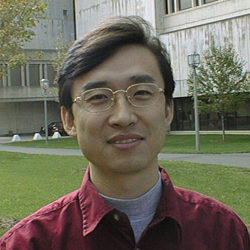
%> input picture IDPicture.bmp, 250 x 250 px
$ octave proj_1.m   (GNU Octave 9; MATLAB toolbox functions it lacks are replaced by stand-ins)
%> lines starting %> are read from the running program, lines starting %| are printed output that depends on the picture
### HistEq.m
function img1 = HistEq(img)

% first step
% count the total number of pixels associated with each pixel intensity
% frequency = Histogram(img)
frequency = zeros(1, 256);
for idx = 1:numel(img)
    element = img(idx);
    frequency(element+1) = frequency(element+1) + 1;
end

% second step
% calculate the prob of each pixel intensity in the image matrix
[row, col] = size(img);
img_size = row * col;

img1 = uint8(zeros(row, col));

probability = frequency/img_size;

% cumulative probability
cum_prob = cumsum(probability);

% CP * new range
range = 256;
new_CP = floor(cum_prob * range);

for i=1:row
    for j=1:col
        img1(i, j) = new_CP(img(i, j) + 1);
    end
end

### Histogram.m
function hist = Histogram(img)
hist = zeros(1, 256);
for idx = 1:numel(img)
    element = img(idx);
    hist(element+1) = hist(element+1) + 1;
end

### OtsuThreshold.m
% Otsu's Thresholding Algorithm
% Reference Video - Otsu-s Segmentation with Demo - Duration 1425
% https://www.youtube.com/watch?v=b4Hg2t_tmn4
% By: Gurpreet Singh

function threshold = OtsuThreshold(hist, size)
% minimize within-class variance
min_within_class_variance = 0;
min_within_class_variance_idx = 0;

for i=1:256
    % CLASS 1 in bi-modal histogram (Background)

    % sum of the frequencies
    X = hist(1:i);
    qt1 = sum(X);
    qtz = qt1/size;

    % mean class variance
    mean_t1 = 0;
    variance_t1 = 0;

    if (qt1 > 0)
        for j=1:i
            mean_t1 = mean_t1 + (j * hist(j));
        end

        mean_t1 = (mean_t1 / qt1);

        for j=1:i
            variance_t1 = variance_t1 + (((j - mean_t1).^2) * hist(j));
        end
        variance_t1 = (variance_t1 / qt1);
    end

    % CLASS 2 in bi-modal histogram (Foreground)
    X = hist(i:256);
    qt2 = sum(X);
    qtl = qt2/size;

    mean_t2 = 0;
	variance_t2 = 0;

    if (qt2 > 0)
        for j=i:256
            mean_t2 = mean_t2 + (j * hist(j));
        end
        mean_t2 = (mean_t2 / qt2);

        for j=i:256
            variance_t2 = variance_t2 + (((j - mean_t2).^2) * hist(j));
        end
        variance_t2 = (variance_t2 / qt2);
    end

    variance_w_t_sq = qtz * variance_t1 + qtl * variance_t2;

    if (i == 1)
        min_within_class_variance = variance_w_t_sq;
        min_within_class_variance_idx = i;
    end

    if (variance_w_t_sq < min_within_class_variance)
        min_within_class_variance = variance_w_t_sq;
        min_within_class_variance_idx = i;
    end

end


threshold = min_within_class_variance_idx;

### proj_1.m
%===================================================
% Computer Vision Programming Assignment 1
% @Zhigang Zhu, 2003-2009
% City College of New York
%===================================================

% ---------------- Step 1 ------------------------
% Read in an image, get information
% type help imread for more information

InputImage = 'IDPicture.bmp';
%OutputImage1 = 'IDPicture_bw.bmp';

C1 = imread(InputImage);
%> C1 is the input picture: size 250x250x3 uint8; mean R, G, B 110.8, 107.1, 91.7
[ROWS COLS CHANNELS] = size(C1);
%> ROWS = 250; COLS = 250; CHANNELS = 3

% ---------------- Step 2 ------------------------
% If you want to display the three separate bands
% with the color image in one window, here is
% what you need to do
% Basically you generate three "color" images
% using the three bands respectively
% and then use [] operator to concatenate the four images
% the orignal color, R band, G band and B band

% First, generate a blank image. Using "uinit8" will
% give you an image of 8 bits for each pixel in each channel
% Since the Matlab will generate everything as double by default
CR1 =uint8(zeros(ROWS, COLS, CHANNELS));

% Note how to put the Red band of the color image C1 into
% each band of the three-band grayscale image CR1
for band = 1 : CHANNELS,
    CR1(:,:,band) = (C1(:,:,1));
end

% Do the same thing for G
CG1 =uint8(zeros(ROWS, COLS, CHANNELS));
for band = 1 : CHANNELS,
    CG1(:,:,band) = (C1(:,:,2));
end

% and for B
CB1 =uint8(zeros(ROWS, COLS, CHANNELS));
for band = 1 : CHANNELS,
    CB1(:,:,band) = (C1(:,:,3));
end

% Whenever you use figure, you generate a new figure window
No1 = figure;  % Figure No. 1

%This is what I mean by concatenation
disimg = [C1, CR1;CG1, CB1];

% Then "image" will do the display for you!
image(disimg);

% ---------------- Step 3 ------------------------
% Now we can calculate its intensity image from
% the color image. Don't forget to use "uint8" to
% covert the double results to unsigned 8-bit integers

I1    = uint8(round(sum(C1,3)/3));

% You can definitely display the black-white (grayscale)
% image directly without turn it into a three-band thing,
% which is a waste of memeory space

No2 = figure;  % Figure No. 2
image(I1);

% If you just stop your program here, you will see a
% false color image since the system need a colormap to
% display a 8-bit image  correctly.
% The above display uses a default color map
% which is not correct. It is beautiful, though

% ---------------- Step 4 ------------------------
% So we need to generate a color map for the grayscale
% I think Matlab should have a function to do this,
% but I am going to do it myself anyway.

% Colormap is a 256 entry table, each index has three entries
% indicating the three color components of the index

MAP =zeros(256, 3);

% For a gray scale C[i] = (i, i, i)
% But Matlab use color value from 0 to 1
% so I scale 0-255 into 0-1 (and note
% that I do not use "unit8" for MAP

for i = 1 : 256,  % a comma means pause
    for band = 1:CHANNELS,
        MAP(i,band) = (i-1)/255;
    end
end

%call colormap to enfore the MAP
colormap(MAP);

% I forgot to mention one thing: the index of Matlab starts from
% 1 instead 0.

% Is it correct this time? Remember the color table is
% enforced for the current one, which is  the one we
% just displayed.

% You can test if I am right by try to display the
% intensity image again:

No3 = figure; % Figure No. 3
image(I1);


% See???
% You can actually check the color map using
% the edit menu of each figure window

% ---------------- Step 5 ------------------------
% Use imwrite save any image
% check out image formats supported by Matlab
% by typing "help imwrite
% imwrite(I1, OutputImage1, 'BMP');


% ---------------- Step 6 and ... ------------------------
% Students need to do the rest of the jobs from c to g.
% Write code and comments - turn it in both in hard copies and
% soft copies (electronically)

% ---------------------------------------------------------
% ---------------- PART 1C --------------------------------
% ---------------------------------------------------------

% Generate an intensity image I(x,y) and display it.
% You should use the equation
% I = 0.299R + 0.587G + 0.114B (the NTSC standard for luminance).

IntensityImage = (0.299 * CR1) + (0.587 * CG1) + (0.114 * CB1);
No4 = figure;
image(IntensityImage);
title('Intensity Image - I = 0.299R + 0.587G + 0.114B')

% ---------------------------------------------------------
% ---------------- PART 1D --------------------------------
% ---------------------------------------------------------

% Uniformly quantize this image into K levels ( with K=4, 16, 32, 64).
No5 = figure;
K = [4 16 32 64];

for i = 1:length(K)
    I_thres = IntensityImage;
    intervals = round(linspace(1,256,K(i)));
    for j = 1:length(intervals)-1
        I_thres(I_thres > intervals(j) & I_thres < intervals(j+1)) = intervals(j);
    end
    subplot(2, 2, i);
    image(I_thres);
    t = strcat('K = ', num2str(K(i)));
    title(t);
end


% ---------------------------------------------------------
% ---------------- PART 1E --------------------------------
% ---------------------------------------------------------

No6 = figure;
K = [2 4];

for i = 1:length(K)

    Org_image_a = C1;

    Rband = Org_image_a(:, :, 1);
    Gband = Org_image_a(:, :, 2);
    Bband = Org_image_a(:, :, 3);

    y = linspace(1, 256, K(i) + 1);
    intervals = round(linspace(0, 256, K(i)))

    for j = 1:numel(intervals)-1
        Rband(Rband > y(j) & Rband < y(j+1)) = intervals(j);
        Gband(Gband > y(j) & Gband < y(j+1)) = intervals(j);
        Bband(Bband > y(j) & Bband < y(j+1)) = intervals(j);
    end

    Org_image_a = cat(3, Rband, Gband, Bband);
    subplot(1, 2, i);
    image(Org_image_a);
    t = strcat('K = ', num2str(K(i)));
    title(t);
end
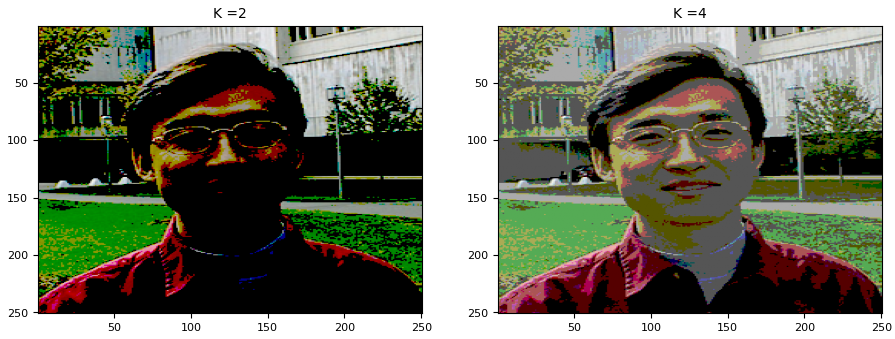
%> figure redrawn from the program's plot data, 2 panels

% ---------------------------------------------------------
% ---------------- PART 1F --------------------------------
% ---------------------------------------------------------

Org_image_1 = C1;

Rband_1_1 = Org_image_1(:, :, 1);
Gband_1_1 = Org_image_1(:, :, 2);
Bband_1_1 = Org_image_1(:, :, 3);

c = 0.15;

Rband_1_ = double(Rband_1_1);
Bband_1_ = double(Bband_1_1);
Gband_1_ = double(Gband_1_1);

Rband_1 = c.*log(1+Rband_1_);
Bband_1 = c.*log(1+Bband_1_);
Gband_1 = c.*log(1+Gband_1_);

Org_image_1 = cat(3, Rband_1, Gband_1, Bband_1);
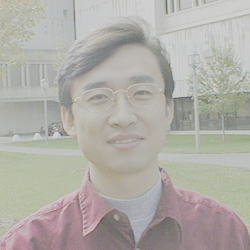
%> Org_image_1: size 250x250x3 double; mean R, G, B 0.691, 0.679, 0.656

figure

subplot(2, 4, 1);
imshow(C1);
title('Original Image');
subplot(2, 4, 2);
imshow(Org_image_1);
title('Log Transformation Applied');

subplot(2, 4, 3);
imshow(Rband_1_1);
title('Red Band Org');
subplot(2, 4, 4);
imshow(Rband_1);
title('Red Log Band');

subplot(2, 4, 5);
imshow(Gband_1_1);
title('Green Band Org');
subplot(2, 4, 6);
imshow(Gband_1);
title('Green Log Band');

subplot(2, 4, 7);
imshow(Bband_1_1);
title('Blue Band Org');
subplot(2, 4, 8);
imshow(Bband_1);
title('Blue Log Band');


% % ---------------------------------------------------------
% % ---------------- PART 2 --------------------------------
% % ---------------------------------------------------------

% Histogram Equalization
I = imread('IDpicture.bmp');
J = rgb2gray(I);
size(I)
%> ans = [250 250 3]
new_img = HistEq(J);
%> the loop in HistEq, `for idx = 1:numel(img)` made 62500 passes
%> element on passes 1 to 3: 139, 154, 133
%> after the loop in HistEq, `for idx = 1:numel(img)`: frequency = 256 values, max 730 at index 128, min 0 at index 1, mean 244.1
%> in HistEq, `probability = frequency/img_size;`: probability = 256 values, max 0.0117 at index 128, min 0 at index 1, mean 0.00391
%> in HistEq, `cum_prob = cumsum(probability);`: cum_prob = 256 values from 0 to 1
%> in HistEq, `new_CP = floor(cum_prob * range);`: new_CP = 256 values from 0 to 256
%> after the loop in HistEq, `for i=1:row`:
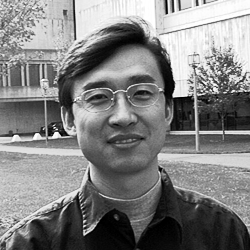
%> img1: size 250x250 uint8; min 0, max 255, mean 128.3
figure, image(I);
figure, image(new_img);
title('Histogram equalization');
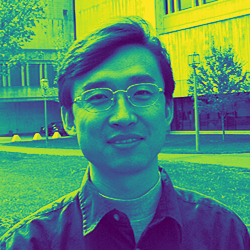
%> displayed picture: size 250x250x3, on the screen's scale of 0 to 255; mean R, G, B 83.9, 137.9, 109.6

% Histogram of the Equalized Image
No8 = figure;
img_hist = Histogram(new_img);
%> the loop in Histogram, `for idx = 1:numel(img)` made 62500 passes
%> element on passes 1 to 3: 200, 218, 189
%> after the loop in Histogram, `for idx = 1:numel(img)`: hist = 256 values, max 730 at index 175, min 0 at index 4, mean 244.1
%> img_hist has the same summary as hist in Histogram
x = linspace(1, 256, 256);
bar(x, img_hist, 'FaceColor', [0 .5 .5], 'EdgeColor', [0 .9 .9], 'LineWidth', 1.5);
set(gca,'XLim',[1 256]);
title('Histogram of the Original Image')
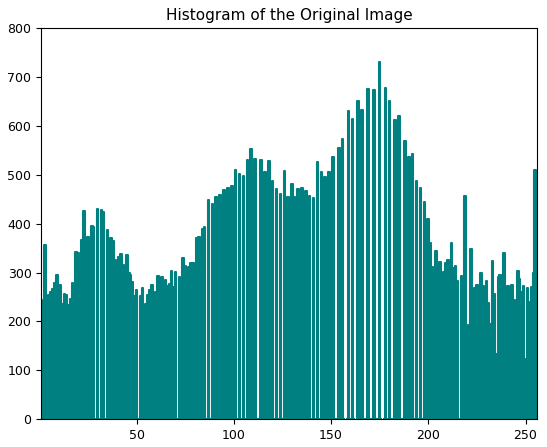
%> figure redrawn from the program's plot data; tallest bar 730 high, from x = 174.6 to 175.4

% Thresholding
No9 = figure;
Test_img = IntensityImage;
img_hist = Histogram(Test_img);
%> the loop in Histogram (call 2), `for idx = 1:numel(img)` made 187500 passes
%> element on passes 1 to 3: 140, 153, 133
%> img_hist = 256 values, max 2400 at index 128, min 0 at index 1, mean 732.4
[row, col] = size(IntensityImage);
%> row = 250; col = 750
img_size = row * col;
%> img_size = 187500
threshold = OtsuThreshold(img_hist, img_size);
%> the loop in OtsuThreshold, `for i=1:256` made 256 passes
%> (qt1, qtz, mean_t1, variance_t1, qt2, qtl, mean_t2) on passes 10 to 16: (9, 4.8e-05, 9.67, 0.222, 187497, 1, 107.5), (15, 8e-05, 10.2, 0.56, 187491, 1, 107.5), (27, 0.000144, 11, 1.11, 187485, 1, 107.5), (42, 0.000224, 11.71, 1.63, 187473, 1, 107.5), (75, 0.0004, 12.72, 2.2, 187458, 1, 107.5), (153, 0.000816, 13.88, 2.38, 187425, 1, 107.5), (249, 0.00133, 14.7, 2.52, 187347, 0.999, 107.6)
%> (qt1, qtz, mean_t1, variance_t1, qt2, qtl, mean_t2, variance_t2) on passes 17 to 22: (483, 0.00258, 15.81, 2.62, 187251, 0.999, 107.6, 2427.5), (708, 0.00378, 16.51, 2.83, 187017, 0.997, 107.7, 2420.2), (1041, 0.00555, 17.31, 3.27, 186792, 0.996, 107.8, 2413.4), (1554, 0.00829, 18.19, 3.8, 186459, 0.994, 108, 2403.6), (2307, 0.0123, 19.11, 4.29, 185946, 0.992, 108.2, 2388.8), (3135, 0.0167, 19.87, 4.78, 185193, 0.988, 108.6, 2367.5)
Test_img(Test_img > threshold) = 256;
Test_img(Test_img < threshold) = 0;
image(Test_img);
title('Otsu Threshold Applied');

%
% % ---------------------------------------------------------
% % ---------------- PART 3 --------------------------------
% % ---------------------------------------------------------
% %

% 1x2 operator

x12 = imread('IDpicture.bmp');
x12_gray = rgb2gray(x12);
x12_gray_d = double(x12_gray);
[x12_row, x12_col] = size(x12_gray_d);
x12_thres = 23;

for i=1:x12_col
    for j=1:x12_row
        if (i == 1 || j == 1 || i == x12_col || j == x12_row)
            x12_image(j, i) = 255;
        else
            sx = (-(x12_gray_d(j, i)) + x12_gray_d(j + 1, i));
            sy = (-(x12_gray_d(j, i)) + x12_gray_d(j, i + 1));
            yM = sqrt(sy.^2);
            xM = sqrt(sx.^2);

            M = sqrt(sx.^2 + sy.^2);

            x12grad(j, i) = M;

            if (M < x12_thres)
                x12_image(j, i) = 0;
            else
                x12_image(j, i) = 255;
            end

            if (yM > x12_thres)
                my_y_image_x12(j, i) = 0;
            else
                my_y_image_x12(j, i) = 255;
            end

            if (xM > x12_thres)
                my_x_image_x12(j, i) = 0;
            else
                my_x_image_x12(j, i) = 255;
            end
        end
    end
end
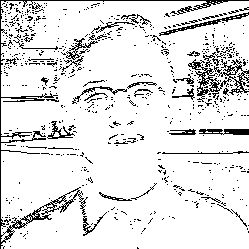
%> my_x_image_x12: size 249x249 double; 88.8% white; black in thin lines or dots
%> my_y_image_x12: size 249x249 double; 90% white; black in thin lines or dots
%> x12_image: size 250x250 double; 20.7% white in thin lines or dots

figure
subplot(2, 2, 1);
imshow(x12);
title('Original Image')
subplot(2, 2, 2);
imshow(my_y_image_x12);
title('horizontal gradients')
subplot(2, 2, 3);
imshow(my_x_image_x12);
title('vertical gradients')
subplot(2, 2, 4);
imshow(x12_image);
title('combined gradients')

figure,imshow(x12grad);
title('1x2 gradient');


% sobel operator

my_image = imread('IDpicture.bmp');
my_img = rgb2gray(my_image);
grad = my_img;
my_img = double(my_img);
[my_row, my_col] = size(my_img);
my_threshold = 107;

for i=1:my_col
    for j=1:my_row

        if (i == 1 || j == 1 || i == my_col || j == my_row)
            my_image_sobel(j, i) = 255;
            my_x_image_sobel(j, i) = 255;
            my_y_image_sobel(j, i) = 255;
        else
            sx = -(my_img(j - 1, i - 1) + 2 * my_img(j, i - 1) + my_img(j + 1, j - 1)) + my_img(j - 1, i + 1) + 2 * my_img(j, i + 1) + my_img(j + 1, i + 1);
            sy = -(my_img(j - 1, i - 1) + 2 * my_img(j - 1, i) + my_img(j - 1, i + 1)) + my_img(j + 1, i - 1) + 2 * my_img(j + 1, i) + my_img(j + 1, i + 1);
            M = sqrt(sx.^2 + sy.^2);
            yM = sqrt(sy.^2);
            xM = sqrt(sx.^2);

            grad(j, i) = M;

            if (M > my_threshold)
                my_image_sobel(j, i) = 0;
            else
                my_image_sobel(j, i) = 255;
            end

            if (yM > my_threshold)
                my_y_image_sobel(j, i) = 0;
            else
                my_y_image_sobel(j, i) = 255;
            end

            if (xM > my_threshold)
                my_x_image_sobel(j, i) = 0;
            else
                my_x_image_sobel(j, i) = 255;
            end
        end
    end
end
%> my_image_sobel: size 250x250 double; 73.8% white; black in thin lines or dots
%> my_x_image_sobel: size 250x250 double; 85.6% white; black in thin lines or dots
%> my_y_image_sobel: size 250x250 double; 87.6% white; black in thin lines or dots

figure
subplot(2, 2, 1);
imshow(my_image);
title('Original Image')
subplot(2, 2, 2);
imshow(my_y_image_sobel);
title('horizontal gradients')
subplot(2, 2, 3);
imshow(my_x_image_sobel);
title('vertical gradients')
subplot(2, 2, 4);
imshow(my_image_sobel);
title('combined gradients')

figure,imshow(grad);
title('Sobel gradient');


figure;
img_hist = Histogram(grad);
x = linspace(1, 256, 256);
bar(x, img_hist, 'FaceColor', [0 .5 .5], 'EdgeColor', [0 .9 .9], 'LineWidth', 1.5);
set(gca,'XLim',[1 256]);
title('Histogram of the Gradient Image')

cdf = cumsum(my_image_sobel) / sum(my_image_sobel);
index95 = find(cdf >= 0.65, 1, 'first');
grad(grad < index95) = 0;
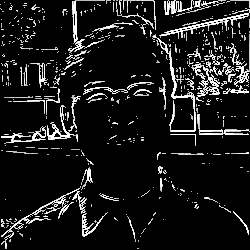
%> grad: size 250x250 uint8; min 0, max 255, mean 26.2
figure,imshow(grad);
title('Sobel Edges');
